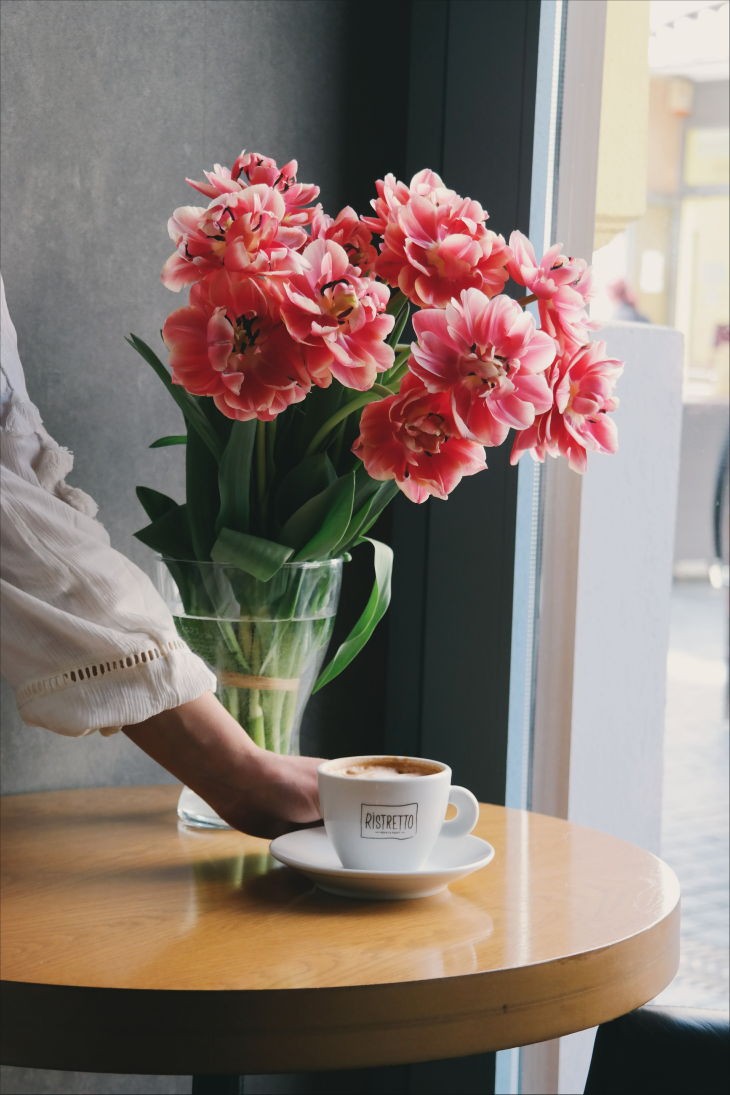
#> input picture content/images/pexels-brigitte-tohm-378006.jpg, 3648 x 5472 px (shown at 1/5 size); its folder holds 4 pictures in this run
$ python generate_thumbnails.py
#> lines starting #> are read from the running program, lines starting #| are printed output that depends on the picture
#!/usr/bin/env python3
"""Generate thumbnail images for the frontend image picker.

Usage:
    uv run python scripts/generate_thumbnails.py

Requires Pillow (included in project dependencies).
"""

import os
from PIL import Image

IMAGES_DIR = os.path.join(os.path.dirname(__file__), "..", "content", "images")
THUMBNAILS_DIR = os.path.join(IMAGES_DIR, "thumbnails")
MAX_SIZE = 400  # max dimension in pixels


def main():
    os.makedirs(THUMBNAILS_DIR, exist_ok=True)

    extensions = (".jpg", ".jpeg", ".png", ".gif", ".webp")
    count = 0

    for fname in sorted(os.listdir(IMAGES_DIR)):
        if not fname.lower().endswith(extensions):
            continue
        src = os.path.join(IMAGES_DIR, fname)
        if not os.path.isfile(src):
            continue

        dst = os.path.join(THUMBNAILS_DIR, fname)
        img = Image.open(src)
#> img is the input picture: PIL image 3648x5472 RGB; mean R, G, B 134.7, 119.8, 112.3
        img.thumbnail((MAX_SIZE, MAX_SIZE), Image.LANCZOS)
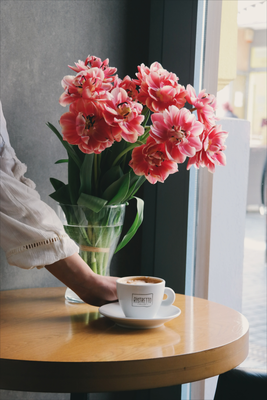
#> img: PIL image 267x400 RGB; mean R, G, B 134.7, 119.8, 112.3
        img.save(dst, quality=85)
        count += 1
        print(f"  {fname}: {os.path.getsize(src) // 1024}KB -> {os.path.getsize(dst) // 1024}KB")
#> pass 2 of the loop in main, `for fname in sorted(os.listdir(IMAGES_DIR)):`:
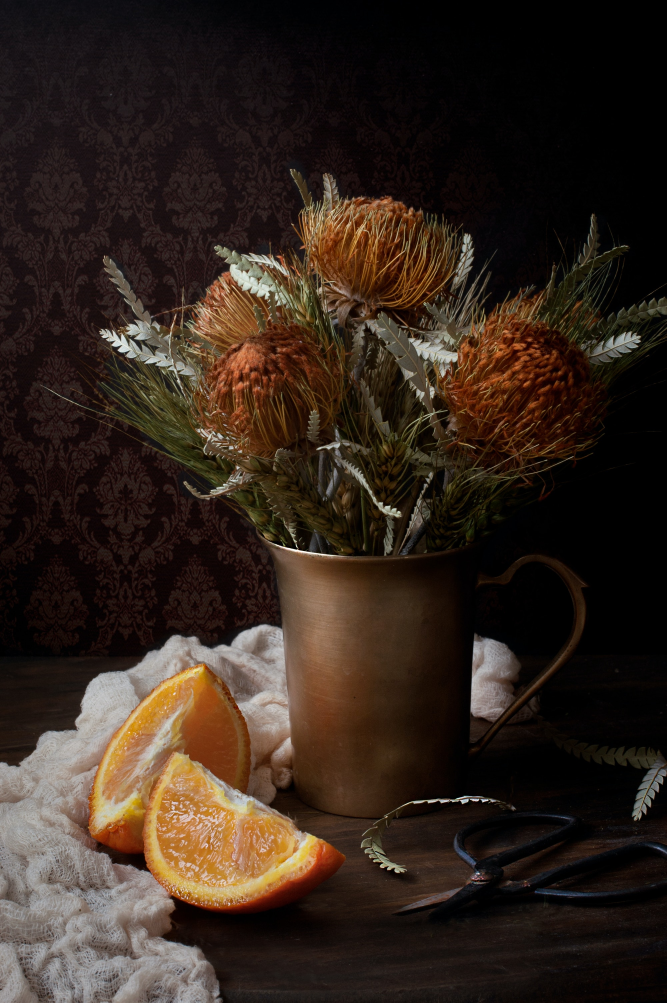
#> input picture content/images/pexels-eneida-nieves-954551.jpg, 2000 x 3008 px (shown at 1/3 size)
#> in main, img is the input picture: PIL image 2000x3008 RGB; mean R, G, B 50.7, 37.5, 28.7
#> in main, `img.thumbnail((MAX_SIZE, MAX_SIZE), Image.LANCZOS)`:
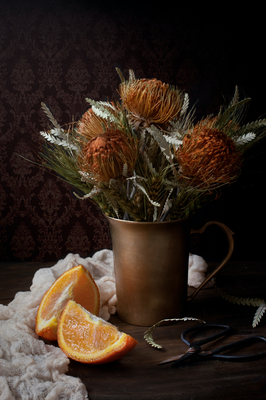
#> img: PIL image 266x400 RGB; mean R, G, B 50.6, 37.4, 28.6
#> pass 3 of the loop in main, `for fname in sorted(os.listdir(IMAGES_DIR)):`:
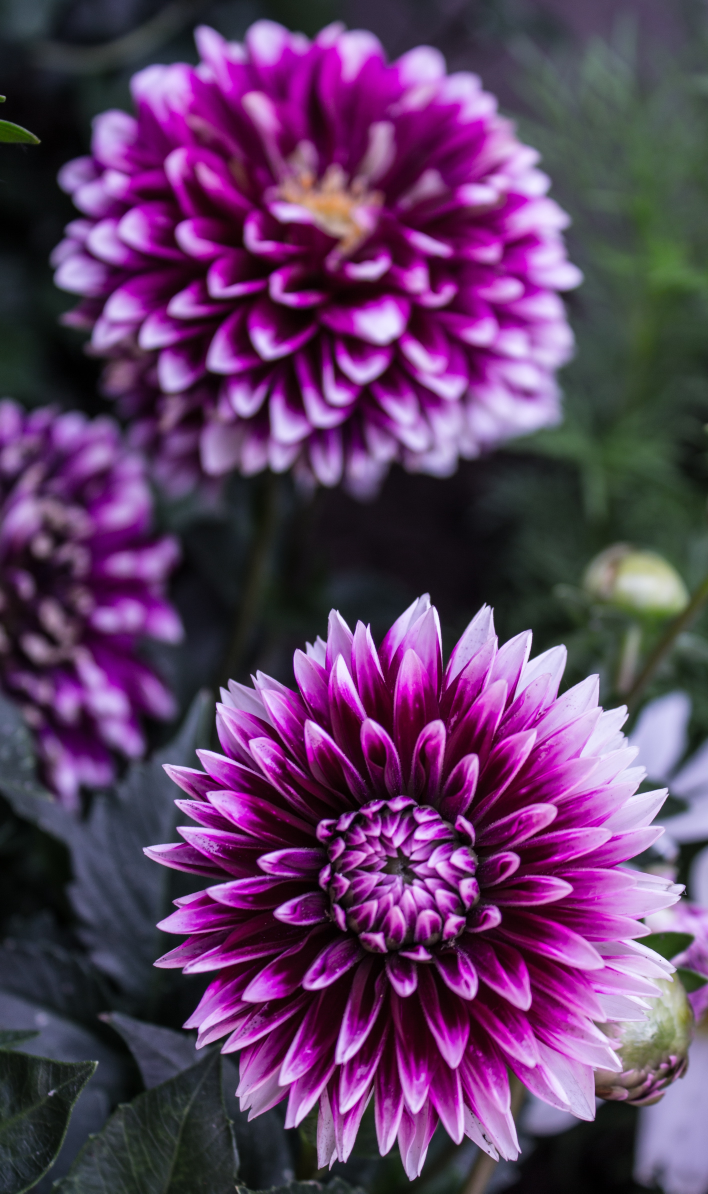
#> input picture content/images/pexels-gary-moore-599679.jpg, 2832 x 4774 px (shown at 1/4 size)
#> in main, img is the input picture: PIL image 2832x4774 RGB; mean R, G, B 96.2, 60.7, 100
#> in main, `img.thumbnail((MAX_SIZE, MAX_SIZE), Image.LANCZOS)`:
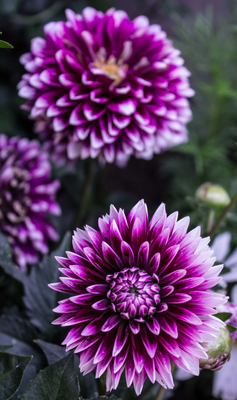
#> img: PIL image 237x400 RGB; mean R, G, B 96.2, 60.7, 100
#> the loop made 5 passes; the first 3 are shown

    print(f"\nGenerated {count} thumbnails in {THUMBNAILS_DIR}")


if __name__ == "__main__":
    main()
